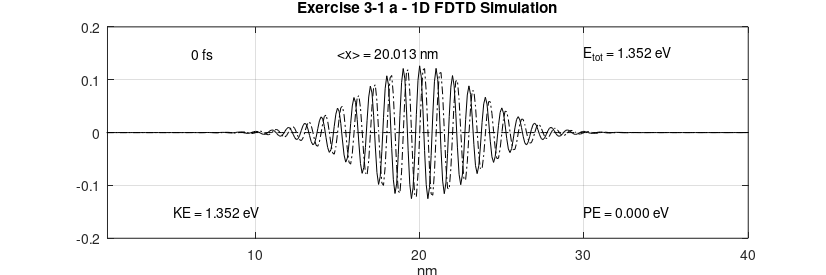
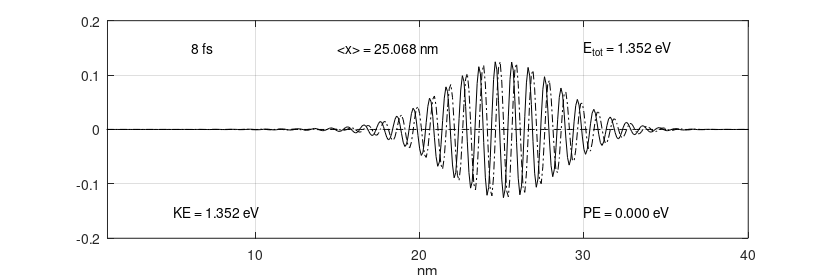
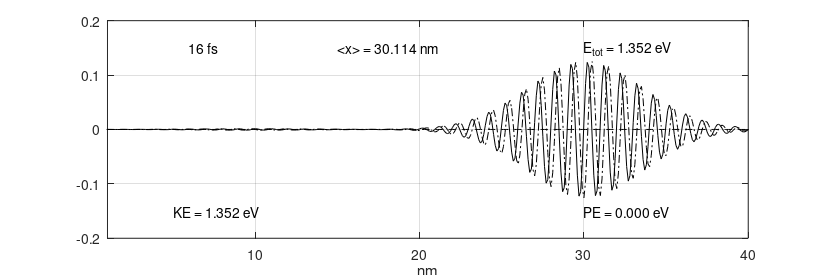

These figures' MATLAB source, in order:
%% 1D FDTD simulation of psi

% test

%% cleanup environment
clear all;
close all;

%% general definitions and constants
h         = 6.626e-34;      % [J*s]     Plank's constant
hbar      = h/(2*pi);       % [J*s]     reduced Plank's constant
m0        = 9.1e-31;        % [kg]      free space mas of an electron

meff_Si   = 1.08;           % [?]       effective mass of Si
meff_Ge   = 0.067;          % [?]       effective mass of Ge
meff_GaAs = 0.55;           % [?]       effective mass of GaAs

meff      = meff_Si;        % [?]       effective mass
melec     = meff*m0;        % [?]       mass of an electron
ecoul     = 1.6e-19;        % [C]       charge of an electron
epsz      = 8.85e-9;        % [A*s/V/m] dielectric of free space
eV2J      = 1.6e-19;        % [-]       energy conversion factor (eV to J)
J2eV      = 1/eV2J;         % [-]       energy conversion factor (J to eV)

%% simulation parameters
NN        = 400;            % [-]       number of points in the problem space
del_x     = .1e-9;          % [?]       cell size
dt        = 2e-17;          % [s]       time steps
ra        = (0.5*hbar/melec)*(dt/del_x^2);  % <-- must be < 0.15
DX        = del_x*1e9;      % [-]       cell size in nm
XX        = (DX:DX:DX*NN);  % [-]       length in nm for plotting

%% specification of the potential
V         = zeros(1,NN);    % [J]       init potential vector


%% potential definitions

% constant barrier band in center
for n = NN/2:NN/2+50
    %V(n) = .15*eV2J;
end

% semiconductor condution band 
for n = 1 : NN/2
    %V(n) = .1*eV2J;
end

for n = NN/2+1 : NN
    %V(n) = .2*eV2J;
end

% electric field
for n = 1 : NN
    %V(n) = -(0.2/400)*(n-400)*eV2J;
end

%% initialize a sine wave in a gaussian envelope

lambda  = 10;           % [nm]      pulse wavelength
sigma   = 50;           % [nm]      pulse width
nc      = 200;          % [-]       starting position
prl     = zeros(1,NN);  % [?]       real part of the state variable
pim     = zeros(1,NN);  % [?]       imaginary part of the state variable
ptot    = 0.;           % [?]       state variable    

for n=2:NN-1
    prl(n)  = exp(-1.*((n-nc)/sigma)^2) * cos(2*pi*(n-nc)/lambda);
    pim(n)  = exp(-1.*((n-nc)/sigma)^2) * sin(2*pi*(n-nc)/lambda);
    ptot    = ptot + prl(n)^2 + pim(n)^2;
end

pnorm = sqrt(ptot);     % normalization constant

% normalize and check
ptot = 0.;

for n=1:NN
    prl(n)  = prl(n)/pnorm;
    pim(n)  = pim(n)/pnorm;
    ptot    = ptot + prl(n)^2 + pim(n)^2;
end

fprintf("normalization = %f\n", ptot);    % should have the value 1

T       = 0;
n_step  = 1;
count   = 0;
nos     = 400;  % number of timestepts between plots (equidistant)
nop     = 3;    % number of plots to be made

while nop > count
    %n_step = input("How many time steps -->");

    % this is the core FDTD program
    for m=1:n_step
        T = T+1;
    
        for n=2:NN-1
            prl(n) = prl(n) - ra*(pim(n-1) -2*pim(n) + pim(n+1)) ...
                   + (dt/hbar)*V(n)*pim(n);
        end
        
        for n=2:NN-1
            pim(n) = pim(n) + ra*(prl(n-1) -2*prl(n) + prl(n+1)) ...
                   - (dt/hbar)*V(n)*prl(n);
        end
    end
    
    % calculate the expected values
    PE = 0.;    % potential energy
    
    for n=1:NN
        psi(n) = prl(n) + i*pim(n);
        PE = PE + psi(n)*psi(n)'*V(n);
    end

    fprintf("normalization = %f\n", psi*psi');

    PE = PE*J2eV;        % potential energy
    ke = 0. + j*0.;        
    
    for n=2:NN-1
        lap_p = psi(n+1) - 2*psi(n) + psi(n-1);
        ke = ke + lap_p*psi(n)';
    end

    KE = -J2eV*((hbar/del_x)^2/(2*melec))*real(ke);    % kinetic energy
    
    % calculate the expected position
    x_avg = 0;
    for n=1:NN
        x_avg += ((prl(n))^2 + (pim(n))^2)*(n*del_x);
    endfor

    % plot results
    figure(count+1);
    plot(XX, prl, "k");
    hold on;
    plot(XX, pim, "-.k");
    plot(XX, J2eV*V, "--k");
    hold off;
    
    axis([1 DX*NN -.2 .2] );
    
    % insert plot annotations
    text( 5,  .15, sprintf("%7.0f fs",           T*dt*1e15)); % show time in plot
    text( 5, -.15, sprintf("KE = %5.3f eV",      KE));        % show KE in plot
    text(30, -.15, sprintf("PE = %5.3f eV",      PE));        % show PE in plot
    text(30,  .15, sprintf("E_t_o_t = %5.3f eV", KE+PE));     % show Etot in plot
    text(15,  .15, sprintf("<x> = %5.3f nm",     x_avg*1e9)); % show <x> in plot
    
    xlabel("nm");
    
    set(gca, "fontsize", 10);
    if (count == 0)
        title("Exercise 3-1 a - 1D FDTD Simulation");
    else
        title(" ");
    endif
    
    grid on;
    
    fig = gcf();
    set(fig, "PaperUnits", "centimeters");
    x_width = 21;
    y_width = 7;
    set(fig, "PaperPosition", [0 0 x_width y_width]);
    print(fig, strcat("ex_3_1_a_", num2str(count), ".png"), "-dpng");
    
    count++;
    n_step = nos;
end
